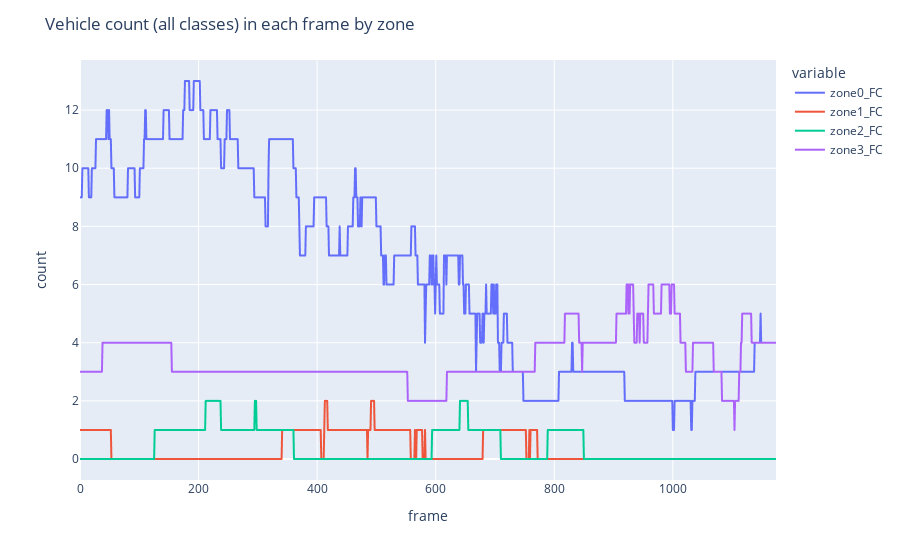

Write notebook code for a chart like this one.
### Code cell
fig = px.line(df_zones_counts[[n for n in df_zones_counts.columns if 'FC' in n]])
fig.update_layout(title=dict(text="Vehicle count (all classes) in each frame by zone"), xaxis_title="frame", yaxis_title="count")
fig.show()

### Figure 1 — Plotly figure (JSON) as saved in the notebook; plotly's stock layout.template omitted (floating-point values rounded to 4 significant figures; data arrays with more than 128 entries replaced by an {"elided": "..."} marker saying what was removed)
{"data": [{"hovertemplate": "variable=zone0_FC<br>frame=%{x}<br>value=%{y}<extra></extra>", "legendgroup": "zone0_FC", "line": {"color": "#636efa", "dash": "solid"}, "marker": {"symbol": "circle"}, "mode": "lines", "name": "zone0_FC", "showlegend": true, "type": "scattergl", "x": {"elided": "1175 int values"}, "xaxis": "x", "y": {"elided": "1175 int values"}, "yaxis": "y"}, {"hovertemplate": "variable=zone1_FC<br>frame=%{x}<br>value=%{y}<extra></extra>", "legendgroup": "zone1_FC", "line": {"color": "#EF553B", "dash": "solid"}, "marker": {"symbol": "circle"}, "mode": "lines", "name": "zone1_FC", "showlegend": true, "type": "scattergl", "x": {"elided": "1175 int values"}, "xaxis": "x", "y": {"elided": "1175 int values"}, "yaxis": "y"}, {"hovertemplate": "variable=zone2_FC<br>frame=%{x}<br>value=%{y}<extra></extra>", "legendgroup": "zone2_FC", "line": {"color": "#00cc96", "dash": "solid"}, "marker": {"symbol": "circle"}, "mode": "lines", "name": "zone2_FC", "showlegend": true, "type": "scattergl", "x": {"elided": "1175 int values"}, "xaxis": "x", "y": {"elided": "1175 int values"}, "yaxis": "y"}, {"hovertemplate": "variable=zone3_FC<br>frame=%{x}<br>value=%{y}<extra></extra>", "legendgroup": "zone3_FC", "line": {"color": "#ab63fa", "dash": "solid"}, "marker": {"symbol": "circle"}, "mode": "lines", "name": "zone3_FC", "showlegend": true, "type": "scattergl", "x": {"elided": "1175 int values"}, "xaxis": "x", "y": {"elided": "1175 int values"}, "yaxis": "y"}], "layout": {"legend": {"title": {"text": "variable"}, "tracegroupgap": 0}, "margin": {"t": 60}, "title": {"text": "Vehicle count (all classes) in each frame by zone"}, "xaxis": {"anchor": "y", "domain": [0, 1], "title": {"text": "frame"}}, "yaxis": {"anchor": "x", "domain": [0, 1], "title": {"text": "count"}}}}
